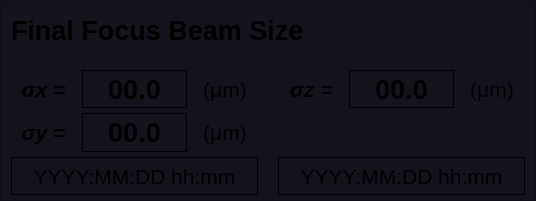
   <widget class="QFrame" name="frame_ff_size_2">
    <property name="geometry">
     <rect>
      <x>1370</x>
      <y>820</y>
      <width>536</width>
      <height>201</height>
     </rect>
    </property>
    <property name="font">
     <font>
      <italic>true</italic>
     </font>
    </property>
    <property name="styleSheet">
     <string notr="true">background-color: rgb(20,20,30);</string>
    </property>
    <property name="frameShape">
     <enum>QFrame::StyledPanel</enum>
    </property>
    <property name="frameShadow">
     <enum>QFrame::Raised</enum>
    </property>
    <layout class="QGridLayout" name="gridLayout_7">
     <property name="leftMargin">
      <number>10</number>
     </property>
     <property name="topMargin">
      <number>10</number>
     </property>
     <property name="rightMargin">
      <number>10</number>
     </property>
     <property name="bottomMargin">
      <number>5</number>
     </property>
     <property name="spacing">
      <number>5</number>
     </property>
     <item row="5" column="0" colspan="7">
      <widget class="PyDMDrawingLine" name="PyDMDrawingLine_45">
       <property name="minimumSize">
        <size>
         <width>0</width>
         <height>10</height>
        </size>
       </property>
       <property name="maximumSize">
        <size>
         <width>16777215</width>
         <height>10</height>
        </size>
       </property>
       <property name="toolTip">
        <string/>
       </property>
       <property name="brush" stdset="0">
        <brush brushstyle="SolidPattern">
         <color alpha="255">
          <red>200</red>
          <green>200</green>
          <blue>200</blue>
         </color>
        </brush>
       </property>
       <property name="penColor" stdset="0">
        <color>
         <red>80</red>
         <green>80</green>
         <blue>80</blue>
        </color>
       </property>
       <property name="penWidth" stdset="0">
        <double>1.000000000000000</double>
       </property>
      </widget>
     </item>
     <item row="8" column="1">
      <widget class="PyDMLabel" name="pwr_gun_64">
       <property name="minimumSize">
        <size>
         <width>105</width>
         <height>0</height>
        </size>
       </property>
       <property name="maximumSize">
        <size>
         <width>110</width>
         <height>40</height>
        </size>
       </property>
       <property name="font">
        <font>
         <pointsize>20</pointsize>
         <weight>75</weight>
         <bold>true</bold>
        </font>
       </property>
       <property name="toolTip">
        <string/>
       </property>
       <property name="styleSheet">
        <string notr="true">PyDMLabel {
  border-radius: 2px;
}
PyDMLabel[alarmSensitiveBorder=&quot;true&quot;][alarmSeverity=&quot;0&quot;] {
  background-color: rgb(0,0,10);
  color: rgb(104,160,255);
}
</string>
       </property>
       <property name="frameShape">
        <enum>QFrame::Box</enum>
       </property>
       <property name="frameShadow">
        <enum>QFrame::Plain</enum>
       </property>
       <property name="text">
        <string>00.0</string>
       </property>
       <property name="alignment">
        <set>Qt::AlignCenter</set>
       </property>
       <property name="precision" stdset="0">
        <number>2</number>
       </property>
       <property name="showUnits" stdset="0">
        <bool>false</bool>
       </property>
       <property name="precisionFromPV" stdset="0">
        <bool>false</bool>
       </property>
       <property name="alarmSensitiveContent" stdset="0">
        <bool>false</bool>
       </property>
       <property name="alarmSensitiveBorder" stdset="0">
        <bool>true</bool>
       </property>
       <property name="PyDMToolTip" stdset="0">
        <string>WIRE:LI20:3179:XRMS</string>
       </property>
       <property name="channel" stdset="0">
        <string>WIRE:LI20:3179:XRMS</string>
       </property>
       <property name="enableRichText" stdset="0">
        <bool>false</bool>
       </property>
      </widget>
     </item>
     <item row="8" column="4">
      <widget class="QLabel" name="label_58">
       <property name="minimumSize">
        <size>
         <width>50</width>
         <height>0</height>
        </size>
       </property>
       <property name="maximumSize">
        <size>
         <width>80</width>
         <height>16777215</height>
        </size>
       </property>
       <property name="font">
        <font>
         <pointsize>16</pointsize>
         <weight>75</weight>
         <italic>true</italic>
         <bold>true</bold>
        </font>
       </property>
       <property name="text">
        <string>σz =  </string>
       </property>
       <property name="alignment">
        <set>Qt::AlignRight|Qt::AlignTrailing|Qt::AlignVCenter</set>
       </property>
      </widget>
     </item>
     <item row="9" column="1">
      <widget class="PyDMLabel" name="pwr_gun_59">
       <property name="minimumSize">
        <size>
         <width>105</width>
         <height>0</height>
        </size>
       </property>
       <property name="maximumSize">
        <size>
         <width>110</width>
         <height>40</height>
        </size>
       </property>
       <property name="font">
        <font>
         <pointsize>20</pointsize>
         <weight>75</weight>
         <bold>true</bold>
        </font>
       </property>
       <property name="toolTip">
        <string/>
       </property>
       <property name="styleSheet">
        <string notr="true">PyDMLabel {
  border-radius: 2px;
}
PyDMLabel[alarmSensitiveBorder=&quot;true&quot;][alarmSeverity=&quot;0&quot;] {
  background-color: rgb(0,0,10);
  color: rgb(104,160,255);
}
</string>
       </property>
       <property name="frameShape">
        <enum>QFrame::Box</enum>
       </property>
       <property name="frameShadow">
        <enum>QFrame::Plain</enum>
       </property>
       <property name="text">
        <string>00.0</string>
       </property>
       <property name="alignment">
        <set>Qt::AlignCenter</set>
       </property>
       <property name="precision" stdset="0">
        <number>2</number>
       </property>
       <property name="showUnits" stdset="0">
        <bool>false</bool>
       </property>
       <property name="precisionFromPV" stdset="0">
        <bool>false</bool>
       </property>
       <property name="alarmSensitiveContent" stdset="0">
        <bool>false</bool>
       </property>
       <property name="alarmSensitiveBorder" stdset="0">
        <bool>true</bool>
       </property>
       <property name="PyDMToolTip" stdset="0">
        <string>WIRE:LI20:3179:YRMS'</string>
       </property>
       <property name="channel" stdset="0">
        <string>WIRE:LI20:3179:YRMS</string>
       </property>
       <property name="enableRichText" stdset="0">
        <bool>false</bool>
       </property>
      </widget>
     </item>
     <item row="8" column="0">
      <widget class="QLabel" name="label_29">
       <property name="minimumSize">
        <size>
         <width>50</width>
         <height>0</height>
        </size>
       </property>
       <property name="maximumSize">
        <size>
         <width>80</width>
         <height>16777215</height>
        </size>
       </property>
       <property name="font">
        <font>
         <pointsize>16</pointsize>
         <weight>75</weight>
         <italic>true</italic>
         <bold>true</bold>
        </font>
       </property>
       <property name="text">
        <string>σx =  </string>
       </property>
       <property name="alignment">
        <set>Qt::AlignRight|Qt::AlignTrailing|Qt::AlignVCenter</set>
       </property>
      </widget>
     </item>
     <item row="8" column="2">
      <widget class="QLabel" name="label_126">
       <property name="font">
        <font>
         <pointsize>16</pointsize>
         <weight>50</weight>
         <bold>false</bold>
        </font>
       </property>
       <property name="text">
        <string>(μm)</string>
       </property>
       <property name="alignment">
        <set>Qt::AlignCenter</set>
       </property>
      </widget>
     </item>
     <item row="8" column="5">
      <widget class="PyDMLabel" name="pwr_gun_66">
       <property name="minimumSize">
        <size>
         <width>105</width>
         <height>0</height>
        </size>
       </property>
       <property name="font">
        <font>
         <pointsize>20</pointsize>
         <weight>75</weight>
         <bold>true</bold>
        </font>
       </property>
       <property name="toolTip">
        <string/>
       </property>
       <property name="styleSheet">
        <string notr="true">PyDMLabel {
  border-radius: 2px;
}
PyDMLabel[alarmSensitiveBorder=&quot;true&quot;][alarmSeverity=&quot;0&quot;] {
  background-color: rgb(0,0,10);
  color: rgb(104,160,255);
}
</string>
       </property>
       <property name="frameShape">
        <enum>QFrame::Box</enum>
       </property>
       <property name="frameShadow">
        <enum>QFrame::Plain</enum>
       </property>
       <property name="text">
        <string>00.0</string>
       </property>
       <property name="alignment">
        <set>Qt::AlignCenter</set>
       </property>
       <property name="precision" stdset="0">
        <number>2</number>
       </property>
       <property name="showUnits" stdset="0">
        <bool>false</bool>
       </property>
       <property name="precisionFromPV" stdset="0">
        <bool>false</bool>
       </property>
       <property name="alarmSensitiveContent" stdset="0">
        <bool>false</bool>
       </property>
       <property name="alarmSensitiveBorder" stdset="0">
        <bool>true</bool>
       </property>
       <property name="PyDMToolTip" stdset="0">
        <string/>
       </property>
       <property name="channel" stdset="0">
        <string>CAMR:LI20:107:BLEN</string>
       </property>
       <property name="enableRichText" stdset="0">
        <bool>false</bool>
       </property>
      </widget>
     </item>
     <item row="10" column="4" colspan="3">
      <widget class="PyDMLabel" name="ts_IPBlen">
       <property name="maximumSize">
        <size>
         <width>16777215</width>
         <height>40</height>
        </size>
       </property>
       <property name="font">
        <font>
         <pointsize>16</pointsize>
        </font>
       </property>
       <property name="toolTip">
        <string/>
       </property>
       <property name="styleSheet">
        <string notr="true">PyDMLabel {
  border-radius: 2px;
}
PyDMLabel[alarmSensitiveBorder=&quot;true&quot;][alarmSeverity=&quot;0&quot;] {
  background-color: rgb(20,20,30);
  color: rgb(200,200,200);
}
</string>
       </property>
       <property name="frameShape">
        <enum>QFrame::Box</enum>
       </property>
       <property name="frameShadow">
        <enum>QFrame::Plain</enum>
       </property>
       <property name="text">
        <string>YYYY:MM:DD hh:mm</string>
       </property>
       <property name="alignment">
        <set>Qt::AlignCenter</set>
       </property>
       <property name="precision" stdset="0">
        <number>1</number>
       </property>
       <property name="showUnits" stdset="0">
        <bool>true</bool>
       </property>
       <property name="precisionFromPV" stdset="0">
        <bool>false</bool>
       </property>
       <property name="alarmSensitiveContent" stdset="0">
        <bool>false</bool>
       </property>
       <property name="alarmSensitiveBorder" stdset="0">
        <bool>true</bool>
       </property>
       <property name="PyDMToolTip" stdset="0">
        <string/>
       </property>
       <property name="channel" stdset="0">
        <string/>
       </property>
       <property name="enableRichText" stdset="0">
        <bool>false</bool>
       </property>
      </widget>
     </item>
     <item row="3" column="0" colspan="7">
      <widget class="QLabel" name="label_125">
       <property name="minimumSize">
        <size>
         <width>0</width>
         <height>33</height>
        </size>
       </property>
       <property name="font">
        <font>
         <pointsize>20</pointsize>
         <weight>75</weight>
         <italic>false</italic>
         <bold>true</bold>
        </font>
       </property>
       <property name="text">
        <string>Final Focus Beam Size</string>
       </property>
       <property name="alignment">
        <set>Qt::AlignLeading|Qt::AlignLeft|Qt::AlignVCenter</set>
       </property>
      </widget>
     </item>
     <item row="8" column="6">
      <widget class="QLabel" name="label_128">
       <property name="font">
        <font>
         <pointsize>16</pointsize>
         <weight>50</weight>
         <bold>false</bold>
        </font>
       </property>
       <property name="text">
        <string>(μm)</string>
       </property>
       <property name="alignment">
        <set>Qt::AlignCenter</set>
       </property>
      </widget>
     </item>
     <item row="9" column="2">
      <widget class="QLabel" name="label_127">
       <property name="font">
        <font>
         <pointsize>16</pointsize>
         <weight>50</weight>
         <bold>false</bold>
        </font>
       </property>
       <property name="text">
        <string>(μm)</string>
       </property>
       <property name="alignment">
        <set>Qt::AlignCenter</set>
       </property>
      </widget>
     </item>
     <item row="9" column="0">
      <widget class="QLabel" name="label_53">
       <property name="minimumSize">
        <size>
         <width>50</width>
         <height>0</height>
        </size>
       </property>
       <property name="maximumSize">
        <size>
         <width>80</width>
         <height>16777215</height>
        </size>
       </property>
       <property name="font">
        <font>
         <pointsize>16</pointsize>
         <weight>75</weight>
         <italic>true</italic>
         <bold>true</bold>
        </font>
       </property>
       <property name="text">
        <string>σy =  </string>
       </property>
       <property name="alignment">
        <set>Qt::AlignRight|Qt::AlignTrailing|Qt::AlignVCenter</set>
       </property>
      </widget>
     </item>
     <item row="8" column="3" rowspan="3">
      <widget class="PyDMDrawingLine" name="PyDMDrawingLine_46">
       <property name="minimumSize">
        <size>
         <width>10</width>
         <height>0</height>
        </size>
       </property>
       <property name="maximumSize">
        <size>
         <width>10</width>
         <height>16777215</height>
        </size>
       </property>
       <property name="toolTip">
        <string/>
       </property>
       <property name="brush" stdset="0">
        <brush brushstyle="SolidPattern">
         <color alpha="255">
          <red>200</red>
          <green>200</green>
          <blue>200</blue>
         </color>
        </brush>
       </property>
       <property name="penColor" stdset="0">
        <color>
         <red>80</red>
         <green>80</green>
         <blue>80</blue>
        </color>
       </property>
       <property name="penWidth" stdset="0">
        <double>1.000000000000000</double>
       </property>
       <property name="rotation" stdset="0">
        <double>90.000000000000000</double>
       </property>
      </widget>
     </item>
     <item row="10" column="0" colspan="3">
      <widget class="PyDMLabel" name="ts_IPWS1">
       <property name="maximumSize">
        <size>
         <width>16777215</width>
         <height>40</height>
        </size>
       </property>
       <property name="font">
        <font>
         <pointsize>16</pointsize>
        </font>
       </property>
       <property name="toolTip">
        <string/>
       </property>
       <property name="styleSheet">
        <string notr="true">PyDMLabel {
  border-radius: 2px;
}
PyDMLabel[alarmSensitiveBorder=&quot;true&quot;][alarmSeverity=&quot;0&quot;] {
  background-color: rgb(20,20,30);
  color: rgb(200,200,200);
}
</string>
       </property>
       <property name="frameShape">
        <enum>QFrame::Box</enum>
       </property>
       <property name="frameShadow">
        <enum>QFrame::Plain</enum>
       </property>
       <property name="text">
        <string>YYYY:MM:DD hh:mm</string>
       </property>
       <property name="alignment">
        <set>Qt::AlignCenter</set>
       </property>
       <property name="precision" stdset="0">
        <number>1</number>
       </property>
       <property name="showUnits" stdset="0">
        <bool>true</bool>
       </property>
       <property name="precisionFromPV" stdset="0">
        <bool>false</bool>
       </property>
       <property name="alarmSensitiveContent" stdset="0">
        <bool>false</bool>
       </property>
       <property name="alarmSensitiveBorder" stdset="0">
        <bool>true</bool>
       </property>
       <property name="PyDMToolTip" stdset="0">
        <string/>
       </property>
       <property name="channel" stdset="0">
        <string/>
       </property>
       <property name="enableRichText" stdset="0">
        <bool>false</bool>
       </property>
      </widget>
     </item>
    </layout>
   </widget>
